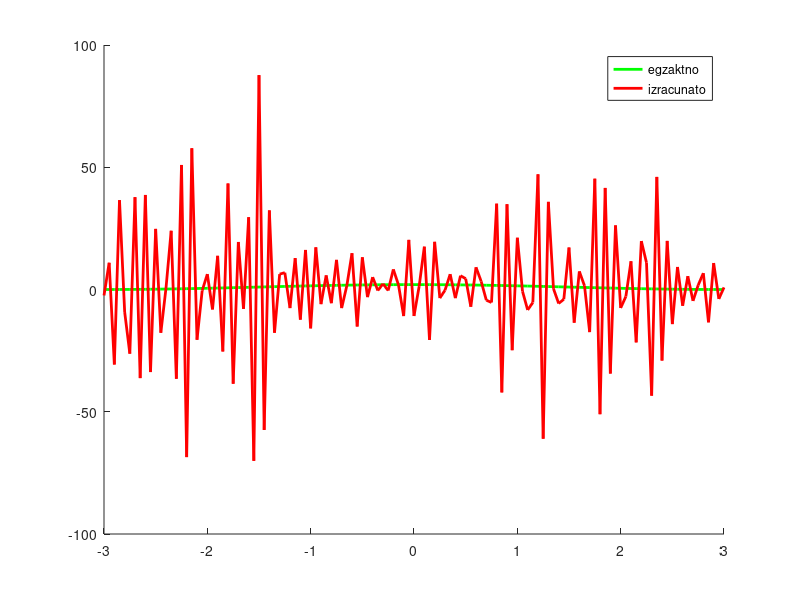
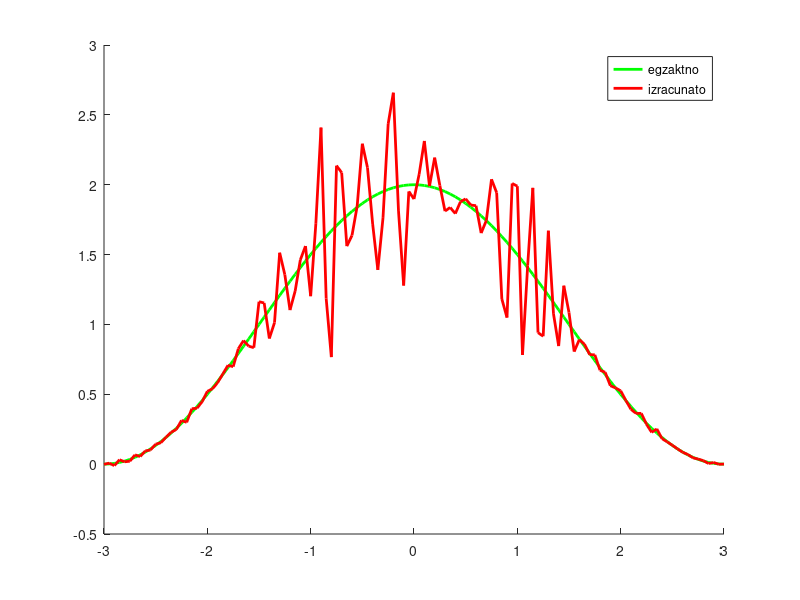
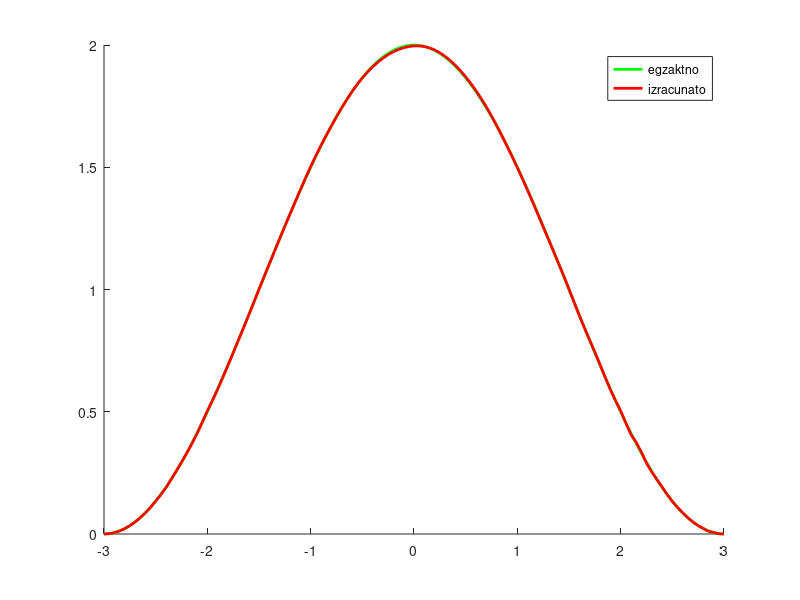

The MATLAB script that drew these images, in order:
m = 150;
hs = 11.85/( m - 1 );
for i = 1 : m
    s( i ) = -5.925 + ( i - 1 )*hs;
end

n = 121;
ht = 6/( n - 1 );
for j = 1 : n
    t( j ) = -3 + ( j - 1 )*ht;
end

%egzaktno rjesenje x
x = zeros( n, 1 );
for j = 1 : n
    x( j ) = 1 + cos( pi*t( j )/3 );
end

%jezgra operatora
k = zeros( m, n );
for i = 1 : m
    for j = 1 : n
        if abs( t( j ) - s( i ) ) <= 3
            k( i, j ) = ( 1 + cos( pi*( t( j ) - s( i ) )/3 ) )/6;
        else
            k( i, j ) = 0;
        end
    end
end

%matrica K dimenzije m*n
K = zeros( m, n );
for i = 1 : m
    for j = 1 : n
        if j == 1 || j == n
            K( i, j ) = 3*k( i, j )/( n - 1 );
        else
            K( i ,j ) = 6*k( i, j )/( n - 1 );
        end
    end
end

%definiramo y = Kx
y = K*x;

%definiramo greske
for i = 1 : m
    zeta( i ) = ( 1e-4 )*y( i );
end
S = diag( zeta );

%definiramo A i b
eta = randn( m, 1 );
A = S\K;
b = S\y + eta;

fprintf( 'Uvjetovanost matrice A je: %e\n\n', cond( A ) );

%rjesavamo problem najmanjih kvadrata za Ax - b koristeci SVD
[ U, sigma, V ] = svd( A );
rj = V*( sigma\( U'*b ) );
fprintf( 'Norma reziduala iznosi: %f\n', norm( A*rj - b ) );
fprintf( 'Greska: %f\n', norm( rj - x ) );

%rjesavamo problem najmanjih kvadrata za Ax - b koristeci QR
% [ Q, R ] = qr( A );
% rj = R\( Q'*b );
% fprintf( 'Norma reziduala iznosi: %f\n', norm( A*rj - b ) );
% fprintf( 'Greska: %f\n', norm( rj - x ) );

%crtamo egzaktno i dobiveno rjesenje
figure( 1 )
hold on;
plot( t, x, 'g', 'LineWidth', 2 );
plot( t, rj, 'r', 'LineWidth', 2 );
legend( 'egzaktno', 'izracunato' );

%sada ukljucujemo regularizaciju
fprintf( '\n\n REGULARIZACIJA \n\n' );

x0 = zeros( n, 1 );
for j = 1 : n
    x0( j ) = y( j );
end

%optimalni lambda
lambda = 0.748;
A1 = [ A; lambda*eye( n ) ];
b1 = [ b; lambda*x0 ];

%rjesavamo problem najmanjih kvadrata za Ax - b koristeci SVD
[ U, sigma, V ] = svd( A1 );
rj = V*( sigma\( U'*b1 ) );
fprintf( 'Norma reziduala iznosi: %f\n', norm( A*rj - b ) );
fprintf( 'Greska: %f\n', norm( rj - x ) );

%crtamo egzaktno i dobiveno rjesenje
figure( 2 )
hold on;
plot( t, x, 'g', 'LineWidth', 2 );
plot( t, rj, 'r', 'LineWidth', 2 );
legend( 'egzaktno', 'izracunato' );

%najbolji lambda
fprintf( '\n\n' );
lambda = 77.5;
A1 = [ A; lambda*eye( n ) ];
b1 = [ b; lambda*x0 ];

%rjesavamo problem najmanjih kvadrata za Ax - b koristeci SVD
[ U, sigma, V ] = svd( A1 );
rj = V*( sigma\( U'*b1 ) );
fprintf( 'Norma reziduala iznosi: %f\n', norm( A*rj - b ) );
fprintf( 'Greska: %f\n', norm( rj - x ) );

%crtamo egzaktno i dobiveno rjesenje
figure( 3 )
hold on;
plot( t, x, 'g', 'LineWidth', 2 );
plot( t, rj, 'r', 'LineWidth', 2 );
legend( 'egzaktno', 'izracunato' );






    
